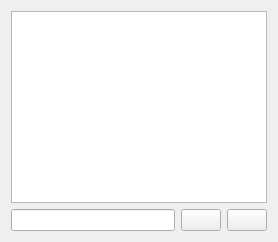
       <widget class="QWidget" name="tab_3">
        <attribute name="icon">
         <iconset resource="resources.qrc">
          <normaloff>:/models/Icons/Console-96.png</normaloff>:/models/Icons/Console-96.png</iconset>
        </attribute>
        <attribute name="title">
         <string/>
        </attribute>
        <attribute name="toolTip">
         <string>Terminal</string>
        </attribute>
        <layout class="QVBoxLayout" name="verticalLayout_5">
         <item>
          <widget class="QTextBrowser" name="terminalBrowser">
           <property name="font">
            <font>
             <family>Monospace</family>
            </font>
           </property>
          </widget>
         </item>
         <item>
          <layout class="QHBoxLayout" name="horizontalLayout_12">
           <item>
            <widget class="HistoryLineEdit" name="terminalEdit"/>
           </item>
           <item>
            <widget class="QPushButton" name="terminalSendButton">
             <property name="toolTip">
              <string>Send command to car</string>
             </property>
             <property name="text">
              <string/>
             </property>
             <property name="icon">
              <iconset resource="resources.qrc">
               <normaloff>:/models/Icons/Send File-96.png</normaloff>:/models/Icons/Send File-96.png</iconset>
             </property>
            </widget>
           </item>
           <item>
            <widget class="QPushButton" name="terminalClearButton">
             <property name="toolTip">
              <string>Clear terminal</string>
             </property>
             <property name="text">
              <string/>
             </property>
             <property name="icon">
              <iconset resource="resources.qrc">
               <normaloff>:/models/Icons/Delete2-96.png</normaloff>:/models/Icons/Delete2-96.png</iconset>
             </property>
            </widget>
           </item>
          </layout>
         </item>
        </layout>
       </widget>
